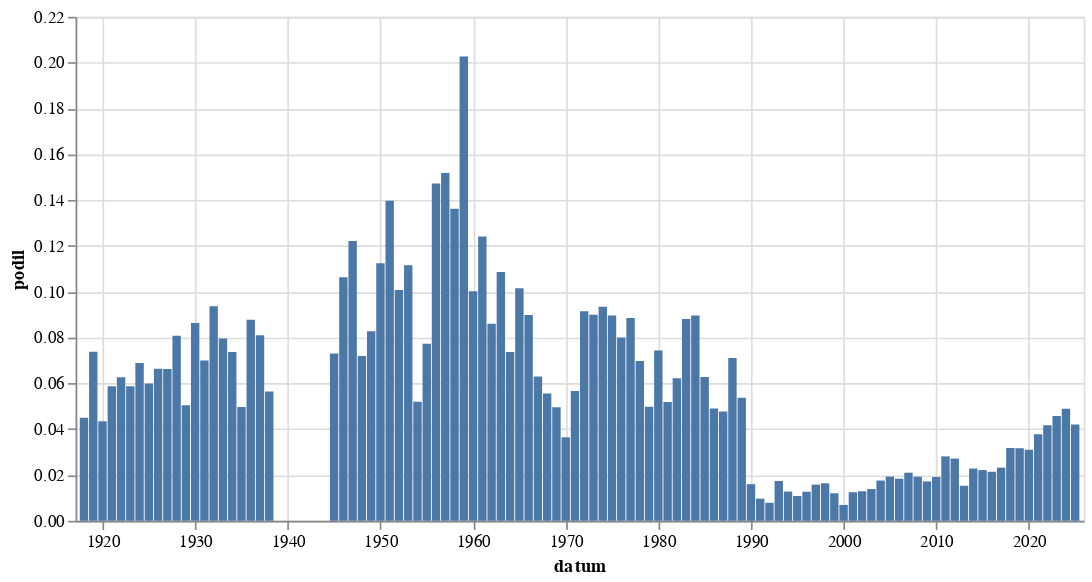

The notebook cell this image was saved under:
### Code cell
alt.Chart(
    hledej(" [Rr]odin").to_pandas(),
    width = 600
).mark_bar(
).encode(
    alt.X('datum:T'),
    alt.Y('podil:Q')
)

### Figure 1 — Vega-Lite specification as saved in the notebook (floating-point values rounded to 4 significant figures)
{"config": {"view": {"continuousWidth": 300, "continuousHeight": 300}}, "data": {"name": "data-855c6f510d1cb1a6cd8a1d5e383ddc40"}, "mark": {"type": "bar"}, "encoding": {"x": {"field": "datum", "type": "temporal"}, "y": {"field": "podil", "type": "quantitative"}}, "width": 600, "$schema": "https://vega.github.io/schema/vega-lite/v5.8.0.json", "datasets": {"data-855c6f510d1cb1a6cd8a1d5e383ddc40": [{"datum": "1918-01-01T00:00:00", "text": 29, "text_right": 644, "podil": 0.04503, "co": " [Rr]odin"}, {"datum": "1919-01-01T00:00:00", "text": 291, "text_right": 3946, "podil": 0.07375, "co": " [Rr]odin"}, {"datum": "1920-01-01T00:00:00", "text": 246, "text_right": 5656, "podil": 0.04349, "co": " [Rr]odin"}, {"datum": "1921-01-01T00:00:00", "text": 457, "text_right": 7785, "podil": 0.0587, "co": " [Rr]odin"}, {"datum": "1922-01-01T00:00:00", "text": 475, "text_right": 7580, "podil": 0.06266, "co": " [Rr]odin"}, {"datum": "1923-01-01T00:00:00", "text": 307, "text_right": 5228, "podil": 0.05872, "co": " [Rr]odin"}, {"datum": "1924-01-01T00:00:00", "text": 386, "text_right": 5606, "podil": 0.06885, "co": " [Rr]odin"}, {"datum": "1925-01-01T00:00:00", "text": 272, "text_right": 4541, "podil": 0.0599, "co": " [Rr]odin"}, {"datum": "1926-01-01T00:00:00", "text": 471, "text_right": 7099, "podil": 0.06635, "co": " [Rr]odin"}, {"datum": "1927-01-01T00:00:00", "text": 408, "text_right": 6160, "podil": 0.06623, "co": " [Rr]odin"}, {"datum": "1928-01-01T00:00:00", "text": 480, "text_right": 5941, "podil": 0.08079, "co": " [Rr]odin"}, {"datum": "1929-01-01T00:00:00", "text": 186, "text_right": 3684, "podil": 0.05049, "co": " [Rr]odin"}, {"datum": "1930-01-01T00:00:00", "text": 642, "text_right": 7437, "podil": 0.08633, "co": " [Rr]odin"}, {"datum": "1931-01-01T00:00:00", "text": 420, "text_right": 6002, "podil": 0.06998, "co": " [Rr]odin"}, {"datum": "1932-01-01T00:00:00", "text": 336, "text_right": 3586, "podil": 0.0937, "co": " [Rr]odin"}, {"datum": "1933-01-01T00:00:00", "text": 323, "text_right": 4059, "podil": 0.07958, "co": " [Rr]odin"}, {"datum": "1934-01-01T00:00:00", "text": 239, "text_right": 3242, "podil": 0.07372, "co": " [Rr]odin"}, {"datum": "1935-01-01T00:00:00", "text": 160, "text_right": 3221, "podil": 0.04967, "co": " [Rr]odin"}, {"datum": "1936-01-01T00:00:00", "text": 295, "text_right": 3361, "podil": 0.08777, "co": " [Rr]odin"}, {"datum": "1937-01-01T00:00:00", "text": 250, "text_right": 3087, "podil": 0.08098, "co": " [Rr]odin"}, {"datum": "1938-01-01T00:00:00", "text": 89, "text_right": 1578, "podil": 0.0564, "co": " [Rr]odin"}, {"datum": "1945-01-01T00:00:00", "text": 52, "text_right": 712, "podil": 0.07303, "co": " [Rr]odin"}, {"datum": "1946-01-01T00:00:00", "text": 298, "text_right": 2802, "podil": 0.1064, "co": " [Rr]odin"}, {"datum": "1947-01-01T00:00:00", "text": 303, "text_right": 2481, "podil": 0.1221, "co": " [Rr]odin"}, {"datum": "1948-01-01T00:00:00", "text": 180, "text_right": 2504, "podil": 0.07188, "co": " [Rr]odin"}, {"datum": "1949-01-01T00:00:00", "text": 68, "text_right": 822, "podil": 0.08273, "co": " [Rr]odin"}, {"datum": "1950-01-01T00:00:00", "text": 49, "text_right": 436, "podil": 0.1124, "co": " [Rr]odin"}, {"datum": "1951-01-01T00:00:00", "text": 51, "text_right": 365, "podil": 0.1397, "co": " [Rr]odin"}, {"datum": "1952-01-01T00:00:00", "text": 39, "text_right": 387, "podil": 0.1008, "co": " [Rr]odin"}, {"datum": "1953-01-01T00:00:00", "text": 32, "text_right": 287, "podil": 0.1115, "co": " [Rr]odin"}, {"datum": "1954-01-01T00:00:00", "text": 32, "text_right": 616, "podil": 0.05195, "co": " [Rr]odin"}, {"datum": "1955-01-01T00:00:00", "text": 16, "text_right": 207, "podil": 0.07729, "co": " [Rr]odin"}, {"datum": "1956-01-01T00:00:00", "text": 48, "text_right": 326, "podil": 0.1472, "co": " [Rr]odin"}, {"datum": "1957-01-01T00:00:00", "text": 51, "text_right": 336, "podil": 0.1518, "co": " [Rr]odin"}, {"datum": "1958-01-01T00:00:00", "text": 44, "text_right": 323, "podil": 0.1362, "co": " [Rr]odin"}, {"datum": "1959-01-01T00:00:00", "text": 61, "text_right": 301, "podil": 0.2027, "co": " [Rr]odin"}, {"datum": "1960-01-01T00:00:00", "text": 40, "text_right": 399, "podil": 0.1003, "co": " [Rr]odin"}, {"datum": "1961-01-01T00:00:00", "text": 50, "text_right": 403, "podil": 0.1241, "co": " [Rr]odin"}, {"datum": "1962-01-01T00:00:00", "text": 19, "text_right": 221, "podil": 0.08597, "co": " [Rr]odin"}, {"datum": "1963-01-01T00:00:00", "text": 33, "text_right": 304, "podil": 0.1086, "co": " [Rr]odin"}, {"datum": "1964-01-01T00:00:00", "text": 56, "text_right": 760, "podil": 0.07368, "co": " [Rr]odin"}, {"datum": "1965-01-01T00:00:00", "text": 48, "text_right": 473, "podil": 0.1015, "co": " [Rr]odin"}, {"datum": "1966-01-01T00:00:00", "text": 47, "text_right": 523, "podil": 0.08987, "co": " [Rr]odin"}, {"datum": "1967-01-01T00:00:00", "text": 33, "text_right": 524, "podil": 0.06298, "co": " [Rr]odin"}, {"datum": "1968-01-01T00:00:00", "text": 111, "text_right": 1999, "podil": 0.05553, "co": " [Rr]odin"}, {"datum": "1969-01-01T00:00:00", "text": 70, "text_right": 1413, "podil": 0.04954, "co": " [Rr]odin"}, {"datum": "1970-01-01T00:00:00", "text": 35, "text_right": 960, "podil": 0.03646, "co": " [Rr]odin"}, {"datum": "1971-01-01T00:00:00", "text": 49, "text_right": 865, "podil": 0.05665, "co": " [Rr]odin"}, {"datum": "1972-01-01T00:00:00", "text": 55, "text_right": 601, "podil": 0.09151, "co": " [Rr]odin"}, {"datum": "1973-01-01T00:00:00", "text": 77, "text_right": 856, "podil": 0.08995, "co": " [Rr]odin"}, {"datum": "1974-01-01T00:00:00", "text": 75, "text_right": 803, "podil": 0.0934, "co": " [Rr]odin"}, {"datum": "1975-01-01T00:00:00", "text": 82, "text_right": 915, "podil": 0.08962, "co": " [Rr]odin"}, {"datum": "1976-01-01T00:00:00", "text": 53, "text_right": 662, "podil": 0.08006, "co": " [Rr]odin"}, {"datum": "1977-01-01T00:00:00", "text": 69, "text_right": 779, "podil": 0.08858, "co": " [Rr]odin"}, {"datum": "1978-01-01T00:00:00", "text": 58, "text_right": 831, "podil": 0.0698, "co": " [Rr]odin"}, {"datum": "1979-01-01T00:00:00", "text": 33, "text_right": 663, "podil": 0.04977, "co": " [Rr]odin"}, {"datum": "1980-01-01T00:00:00", "text": 55, "text_right": 740, "podil": 0.07432, "co": " [Rr]odin"}, {"datum": "1981-01-01T00:00:00", "text": 27, "text_right": 521, "podil": 0.05182, "co": " [Rr]odin"}, {"datum": "1982-01-01T00:00:00", "text": 48, "text_right": 772, "podil": 0.06218, "co": " [Rr]odin"}, {"datum": "1983-01-01T00:00:00", "text": 76, "text_right": 863, "podil": 0.08806, "co": " [Rr]odin"}, {"datum": "1984-01-01T00:00:00", "text": 63, "text_right": 703, "podil": 0.08962, "co": " [Rr]odin"}, {"datum": "1985-01-01T00:00:00", "text": 41, "text_right": 653, "podil": 0.06279, "co": " [Rr]odin"}, {"datum": "1986-01-01T00:00:00", "text": 24, "text_right": 490, "podil": 0.04898, "co": " [Rr]odin"}, {"datum": "1987-01-01T00:00:00", "text": 32, "text_right": 670, "podil": 0.04776, "co": " [Rr]odin"}, {"datum": "1988-01-01T00:00:00", "text": 65, "text_right": 914, "podil": 0.07112, "co": " [Rr]odin"}, {"datum": "1989-01-01T00:00:00", "text": 98, "text_right": 1825, "podil": 0.0537, "co": " [Rr]odin"}, {"datum": "1990-01-01T00:00:00", "text": 252, "text_right": 15752, "podil": 0.016, "co": " [Rr]odin"}, {"datum": "1991-01-01T00:00:00", "text": 300, "text_right": 31045, "podil": 0.009663, "co": " [Rr]odin"}, {"datum": "1992-01-01T00:00:00", "text": 196, "text_right": 24879, "podil": 0.007878, "co": " [Rr]odin"}, {"datum": "1993-01-01T00:00:00", "text": 151, "text_right": 8681, "podil": 0.01739, "co": " [Rr]odin"}, {"datum": "1994-01-01T00:00:00", "text": 92, "text_right": 7203, "podil": 0.01277, "co": " [Rr]odin"}, {"datum": "1995-01-01T00:00:00", "text": 94, "text_right": 8693, "podil": 0.01081, "co": " [Rr]odin"}, {"datum": "1996-01-01T00:00:00", "text": 116, "text_right": 9139, "podil": 0.01269, "co": " [Rr]odin"}, {"datum": "1997-01-01T00:00:00", "text": 251, "text_right": 15895, "podil": 0.01579, "co": " [Rr]odin"}, {"datum": "1998-01-01T00:00:00", "text": 187, "text_right": 11413, "podil": 0.01638, "co": " [Rr]odin"}, {"datum": "1999-01-01T00:00:00", "text": 235, "text_right": 19544, "podil": 0.01202, "co": " [Rr]odin"}, {"datum": "2000-01-01T00:00:00", "text": 156, "text_right": 22514, "podil": 0.006929, "co": " [Rr]odin"}, {"datum": "2001-01-01T00:00:00", "text": 241, "text_right": 19300, "podil": 0.01249, "co": " [Rr]odin"}, {"datum": "2002-01-01T00:00:00", "text": 200, "text_right": 15504, "podil": 0.0129, "co": " [Rr]odin"}, {"datum": "2003-01-01T00:00:00", "text": 290, "text_right": 20928, "podil": 0.01386, "co": " [Rr]odin"}, {"datum": "2004-01-01T00:00:00", "text": 343, "text_right": 19522, "podil": 0.01757, "co": " [Rr]odin"}, {"datum": "2005-01-01T00:00:00", "text": 490, "text_right": 25379, "podil": 0.01931, "co": " [Rr]odin"}, {"datum": "2006-01-01T00:00:00", "text": 337, "text_right": 18354, "podil": 0.01836, "co": " [Rr]odin"}, {"datum": "2007-01-01T00:00:00", "text": 342, "text_right": 16287, "podil": 0.021, "co": " [Rr]odin"}, {"datum": "2008-01-01T00:00:00", "text": 343, "text_right": 17835, "podil": 0.01923, "co": " [Rr]odin"}, {"datum": "2009-01-01T00:00:00", "text": 344, "text_right": 20031, "podil": 0.01717, "co": " [Rr]odin"}, {"datum": "2010-01-01T00:00:00", "text": 246, "text_right": 12869, "podil": 0.01912, "co": " [Rr]odin"}, {"datum": "2011-01-01T00:00:00", "text": 500, "text_right": 17781, "podil": 0.02812, "co": " [Rr]odin"}, {"datum": "2012-01-01T00:00:00", "text": 400, "text_right": 14732, "podil": 0.02715, "co": " [Rr]odin"}, {"datum": "2013-01-01T00:00:00", "text": 151, "text_right": 9881, "podil": 0.01528, "co": " [Rr]odin"}, {"datum": "2014-01-01T00:00:00", "text": 474, "text_right": 20781, "podil": 0.02281, "co": " [Rr]odin"}, {"datum": "2015-01-01T00:00:00", "text": 470, "text_right": 21226, "podil": 0.02214, "co": " [Rr]odin"}, {"datum": "2016-01-01T00:00:00", "text": 476, "text_right": 22255, "podil": 0.02139, "co": " [Rr]odin"}, {"datum": "2017-01-01T00:00:00", "text": 413, "text_right": 17808, "podil": 0.02319, "co": " [Rr]odin"}, {"datum": "2018-01-01T00:00:00", "text": 654, "text_right": 20582, "podil": 0.03178, "co": " [Rr]odin"}, {"datum": "2019-01-01T00:00:00", "text": 784, "text_right": 24751, "podil": 0.03168, "co": " [Rr]odin"}, {"datum": "2020-01-01T00:00:00", "text": 731, "text_right": 23572, "podil": 0.03101, "co": " [Rr]odin"}, {"datum": "2021-01-01T00:00:00", "text": 762, "text_right": 20176, "podil": 0.03777, "co": " [Rr]odin"}, {"datum": "2022-01-01T00:00:00", "text": 868, "text_right": 20822, "podil": 0.04169, "co": " [Rr]odin"}, {"datum": "2023-01-01T00:00:00", "text": 1142, "text_right": 24959, "podil": 0.04576, "co": " [Rr]odin"}, {"datum": "2024-01-01T00:00:00", "text": 1182, "text_right": 24168, "podil": 0.04891, "co": " [Rr]odin"}, {"datum": "2025-01-01T00:00:00", "text": 441, "text_right": 10482, "podil": 0.04207, "co": " [Rr]odin"}]}}
